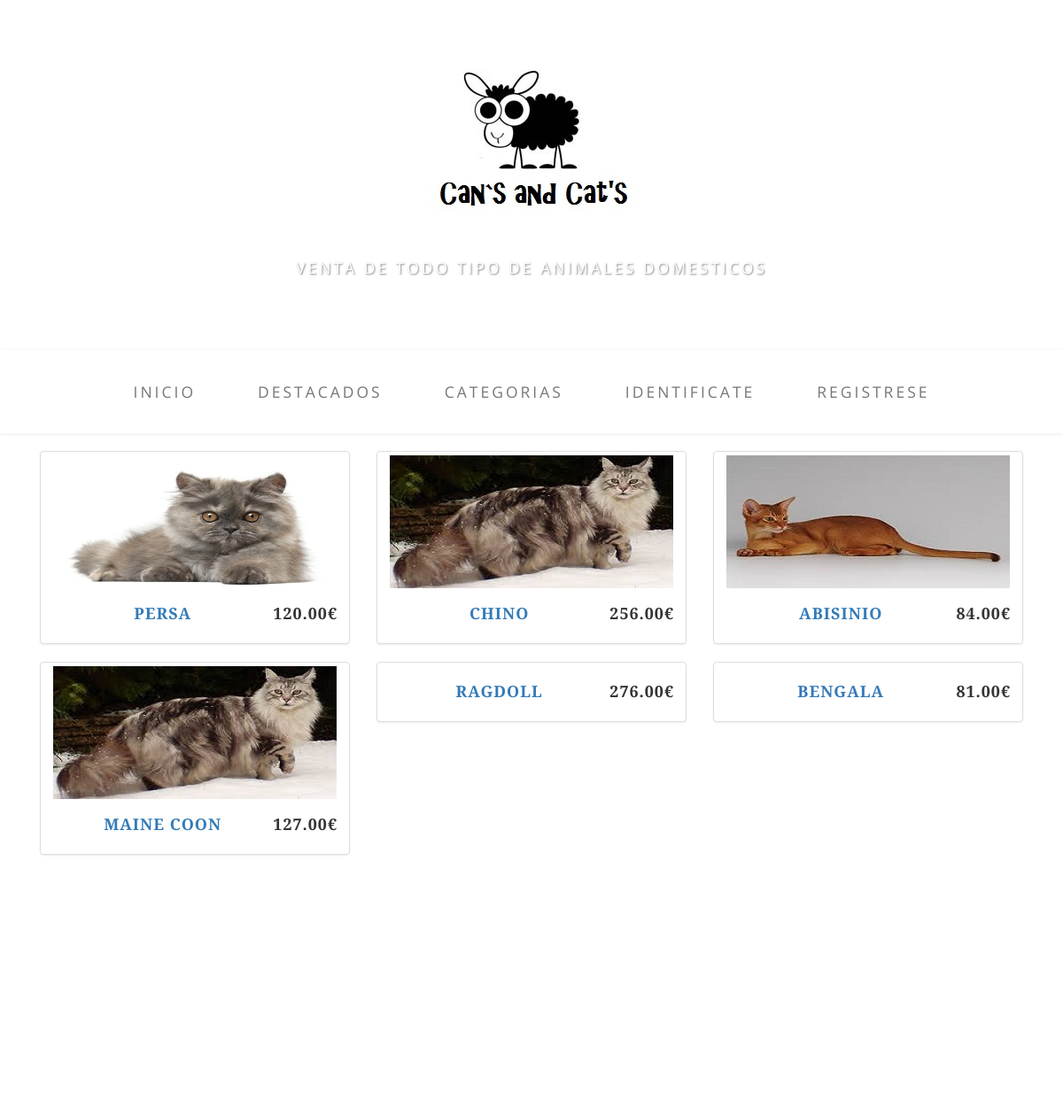
The app's page /index.php/Entrada/ver_categoria/3 with its own data.
### tables this page shows
CREATE TABLE `productos` (
  `Nombre` varchar(265) NOT NULL,
  `Codigo` int(11) NOT NULL,
  `Precio` decimal(7,2) DEFAULT NULL,
  `Descuento_aplicable` decimal(7,2) DEFAULT NULL,
  `Imagen_Producto` varchar(500) DEFAULT NULL,
  `IVA` int(11) DEFAULT NULL,
  `Descripcion` text,
  `Anuncio` text,
  `Categoria_Codigo` int(11) NOT NULL,
  `Stock` int(11) DEFAULT NULL,
  `Destacado` char(1) DEFAULT NULL,
  `Fecha_ini_destacado` date DEFAULT NULL,
  `Fecha_fin_destacado` date DEFAULT NULL,
  ` Oculto` char(1) DEFAULT NULL
);

### application/models/Model_tienda.php (called while the page is built, shortened)
<?php
class model_tienda extends CI_Model{
    public function traer_productos($condicion,$categoria){
        $query=$this->db->query('SELECT * FROM productos WHERE '. $condicion.'='.$categoria);
        return $query->result();
    }
}

### application/controllers/Entrada.php (called while the page is built, shortened)
<?php
class Entrada extends CI_Controller {
    public function ver_categoria($categoria){
        $this->load->helper('url');
        $this->load->model('Model_tienda', "tienda");
        $productos=$this->tienda->traer_productos('Categoria_Codigo',$categoria);
        $cuerpo = $this->load->view('Productos_view', Array('productos' => $productos), true);
        $this->load->view('Index', Array('cuerpo' => $cuerpo));
    }
}

### index.php (called while the page is built, shortened)
<?php
require_once BASEPATH.'core/CodeIgniter.php';

### application/views/Productos_view.php (the view)
<?php foreach ($productos as $producto) : ?>
        <div class="col-sm-4 col-lg-4 col-md-4">
            <div class="thumbnail">
                <img src=<?=  base_url()?><?= $producto->Imagen_Producto?> alt="">
                <div class="caption">
                    <h4 class="pull-right"><?=$producto->Precio?>€</h4>
                    <h4><a><?= anchor("Entrada/detalles_producto/{$producto->Codigo}", $producto->Nombre) ?></a>
                    </h4>
                </div>
            </div>
        </div>
    <?php endforeach; ?>

### application/views/Index.php (shortened to what this page needs)
<!DOCTYPE html>
<html lang="en">
<head>
    <link rel="stylesheet" href="//netdna.bootstrapcdn.com/bootstrap/3.1.0/css/bootstrap.min.css">
    <link rel="stylesheet" href="//netdna.bootstrapcdn.com/bootstrap/3.1.0/css/bootstrap-theme.min.css">
    <link href="<?=  base_url()?>asset/plantilla/css/bootstrap.min.css" rel="stylesheet">
    <link rel="stylesheet" href="//netdna.bootstrapcdn.com/bootstrap/3.1.1/css/bootstrap.min.css">
    <link href="<?=  base_url()?>asset/plantilla/css/business-casual.css" rel="stylesheet">
</head>
<body>
    <div class="brand"><img src="<?=  base_url()?>asset/plantilla/img/logo.jpg"></div>
    <div class="address-bar">Venta de todo tipo de animales domesticos</div>
    <div align="center">
        <br>
        <br>
    <nav class="navbar navbar-default" role="navigation">
        <div class="container">
            <div class="collapse navbar-collapse" id="bs-example-navbar-collapse-1">
                <ul class="nav navbar-nav">
                     <li>
                       <?php echo anchor('Entrada','Inicio');?>
                    </li>
                    <li>
                         <?php echo anchor('Entrada/Destacados','Destacados');?>
                    </li>
                    <li>
                        <?php echo anchor('Entrada/Categorias','Categorias');?>
                    </li>
                    <li>
                        <?php if(!isset($_SESSION['usuario_correcto'])  || $_SESSION['usuario_correcto']==false)
                            echo anchor('Login/verificar','Identificate');?>
                    </li>
                    <li>
                        <?php if(!isset($_SESSION['usuario_correcto'])  ||$_SESSION['usuario_correcto']==false)
                            echo anchor('Login/RecogerDatosUser','Registrese');?>
                    </li>
                </ul>
            </div>
        </div>
    </nav>
    <div class="container">
         <?php if(isset($cuerpo)) {
                        echo $cuerpo;
                    }else
                        redirect("/Entrada/Destacados","location",301);
                    ?>
    </div>
    <footer>
        <div class="container">
            <div class="row">
                <div class="col-lg-12 text-center">
                    <p><?php echo anchor('GenerarXml/exportar','Exportar Xml',Array("class"=>"btn btn-success"));?>
                    <p><?php echo anchor('Entrada/importar','Importar Xml',Array("class"=>"btn btn-warning"));?>
                </div>
            </div>
        </div>
    </footer>
</body>
</html>

### asset/plantilla/css/business-casual.css (style rules this page uses)
body { font-family: "Open Sans","Helvetica Neue",Helvetica,Arial,sans-serif; background: url('../img/bg.jpg') no-repeat center center fixed; -webkit-background-size: cover; -moz-background-size: cover; background-size: cover; -o-background-size: cover; }
h1, h2, h3, h4, h5, h6 { text-transform: uppercase; font-family: "Josefin Slab","Helvetica Neue",Helvetica,Arial,sans-serif; font-weight: 700; letter-spacing: 1px; }
p { font-size: 1.25em; line-height: 1.6; color: #000; }
.brand, .address-bar { display: none; }
.navbar-nav { text-transform: uppercase; font-weight: 400; letter-spacing: 3px; }
footer { background: #fff; background: rgba(255,255,255,0.9); }
footer p { margin: 0; padding: 50px 0; }
@media screen and (min-width:768px) { .brand { display: inherit; margin: 0; padding: 30px 0 10px; text-align: center; text-shadow: 1px 1px 2px rgba(0,0,0,0.5); font-family: "Josefin Slab","Helvetica Neue",Helvetica,Arial,sans-serif; font-size: 5em; font-weight: 700; line-height: normal; color: #fff; } }
@media screen and (min-width:768px) { .address-bar { display: inherit; margin: 0; padding: 0 0 40px; text-align: center; text-shadow: 1px 1px 2px rgba(0,0,0,0.5); text-transform: uppercase; font-size: 1.25em; font-weight: 400; letter-spacing: 3px; color: #fff; } }
@media screen and (min-width:768px) { .navbar { border-radius: 0; } }
@media screen and (min-width:768px) { .navbar { min-height: 0; } }
@media screen and (min-width:768px) { .navbar-default { border: none; background: #fff; background: rgba(255,255,255,0.9); } }
@media screen and (min-width:768px) { .nav>li>a { padding: 35px; } }
@media screen and (min-width:768px) { .navbar-nav>li>a { line-height: normal; } }
@media screen and (min-width:768px) { .navbar-nav { display: table; float: none; margin: 0 auto; table-layout: fixed; font-size: 1.25em; } }

### records on screen
productos: Imagen_Producto (picture), Precio "120.00", Codigo+Nombre "PERSA"
productos: Imagen_Producto (picture), Precio "256.00", Codigo+Nombre "CHINO"
productos: Imagen_Producto (picture), Precio "84.00", Codigo+Nombre "ABISINIO"
productos: Imagen_Producto (picture), Precio "127.00", Codigo+Nombre "MAINE COON"
productos: Precio "276.00", Codigo+Nombre "RAGDOLL"
productos: Precio "81.00", Codigo+Nombre "BENGALA"

### other values on screen
anchor('Entrada','Inicio') "INICIO"
anchor('Entrada/Destacados','Destacados') "DESTACADOS"
anchor('Entrada/Categorias','Categorias') "CATEGORIAS"
anchor('Login/verificar','Identificate') "IDENTIFICATE"
anchor('Login/RecogerDatosUser','Registrese') "REGISTRESE"
